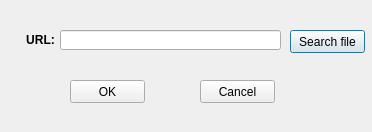
<?xml version="1.0" encoding="UTF-8"?>
<ui version="4.0">
 <class>getFile</class>
 <widget class="QDialog" name="getFile">
  <property name="geometry">
   <rect>
    <x>0</x>
    <y>0</y>
    <width>372</width>
    <height>132</height>
   </rect>
  </property>
  <property name="windowTitle">
   <string>Dialog</string>
  </property>
  <widget class="QPushButton" name="pushButton">
   <property name="geometry">
    <rect>
     <x>290</x>
     <y>30</y>
     <width>75</width>
     <height>23</height>
    </rect>
   </property>
   <property name="text">
    <string>Search file</string>
   </property>
  </widget>
  <widget class="QPushButton" name="pushButton_3">
   <property name="geometry">
    <rect>
     <x>70</x>
     <y>80</y>
     <width>75</width>
     <height>23</height>
    </rect>
   </property>
   <property name="text">
    <string>OK</string>
   </property>
  </widget>
  <widget class="QPushButton" name="pushButton_4">
   <property name="geometry">
    <rect>
     <x>200</x>
     <y>80</y>
     <width>75</width>
     <height>23</height>
    </rect>
   </property>
   <property name="text">
    <string>Cancel</string>
   </property>
  </widget>
  <widget class="QLineEdit" name="lineEdit">
   <property name="geometry">
    <rect>
     <x>60</x>
     <y>30</y>
     <width>221</width>
     <height>20</height>
    </rect>
   </property>
  </widget>
  <widget class="QLabel" name="label">
   <property name="geometry">
    <rect>
     <x>20</x>
     <y>30</y>
     <width>41</width>
     <height>21</height>
    </rect>
   </property>
   <property name="text">
    <string>&lt;html&gt;&lt;head/&gt;&lt;body&gt;&lt;p align=&quot;center&quot;&gt;&lt;span style=&quot; font-weight:600;&quot;&gt;URL:&lt;/span&gt;&lt;/p&gt;&lt;/body&gt;&lt;/html&gt;</string>
   </property>
  </widget>
 </widget>
 <resources/>
 <connections/>
</ui>
